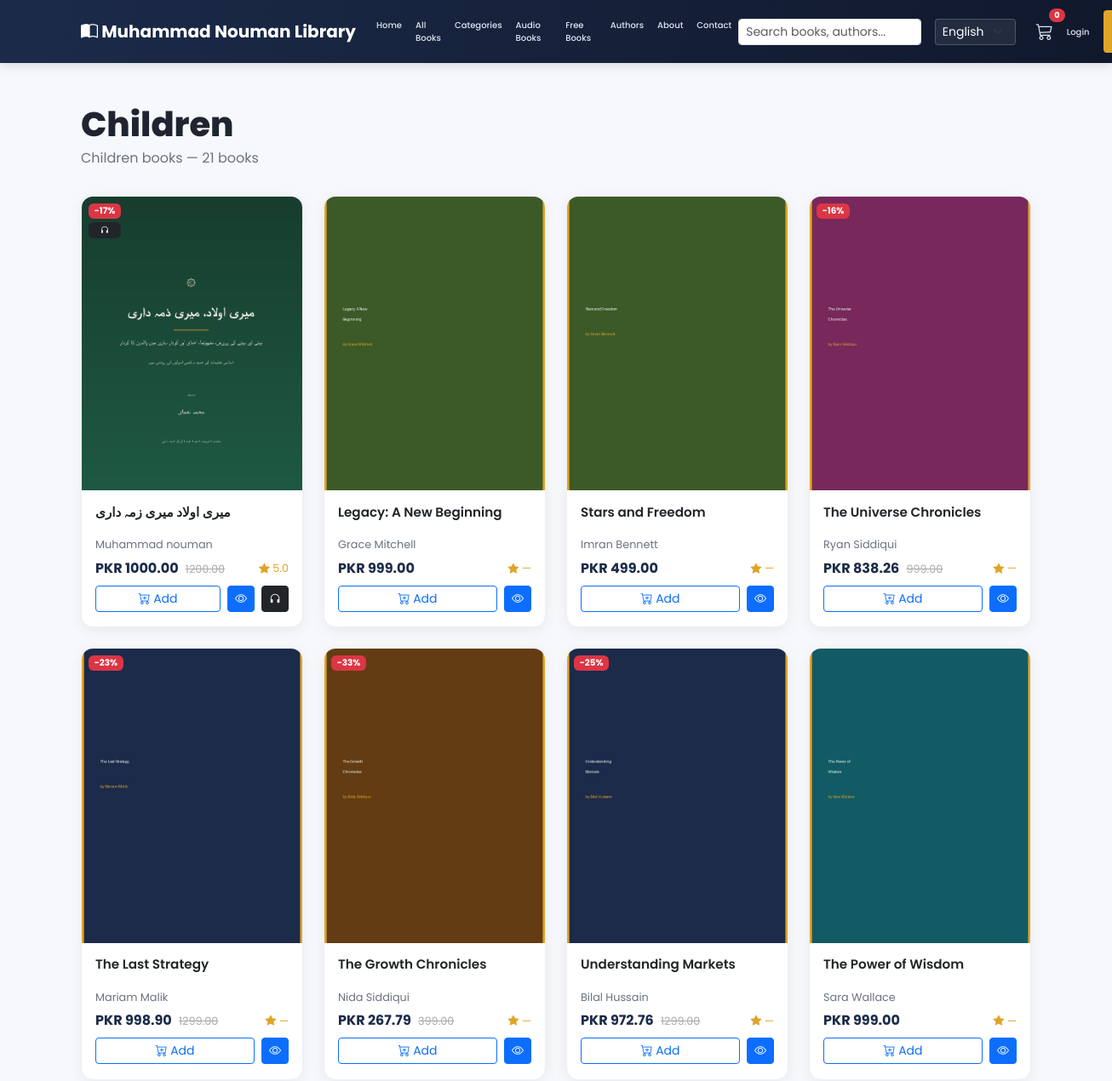
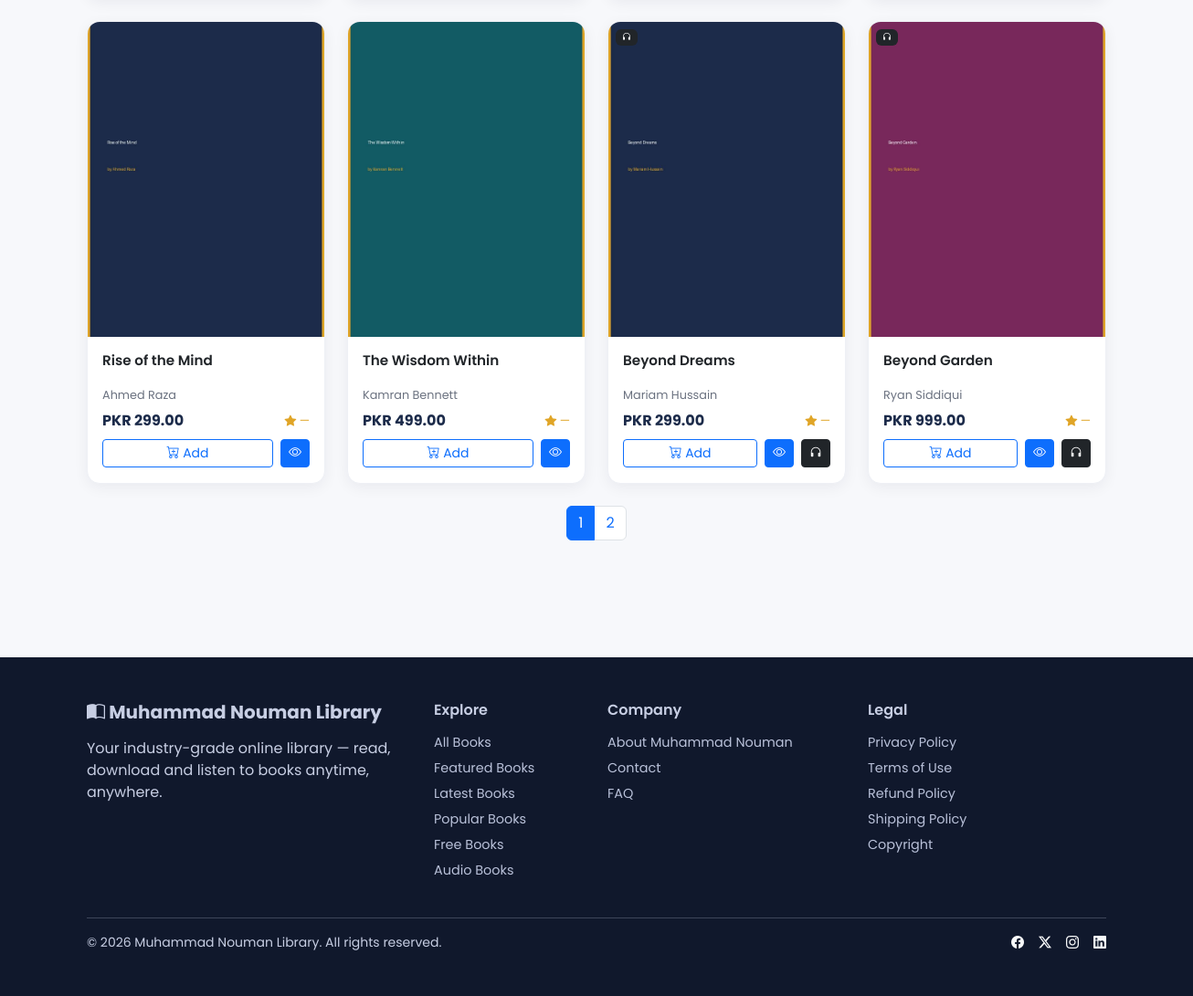
Page /category/children/ on the committed database (2 pictures, top to bottom).
### apps/categories/models.py (models this page shows, shortened)
class Category(models.Model):
    name = models.CharField(max_length=120, unique=True)
    slug = models.SlugField(max_length=140, unique=True, blank=True)
    description = models.TextField(blank=True)
    icon = models.CharField(max_length=60, blank=True, help_text="Bootstrap icon class, e.g. bi-book")
    is_active = models.BooleanField(default=True)
    created_at = models.DateTimeField(auto_now_add=True)
    class Meta:
        verbose_name_plural = "Categories"
        ordering = ['name']

### apps/books/models.py (models this page shows, shortened)
class Book(models.Model):
    LANGUAGE_CHOICES = [
        ('en', 'English'),
        ('ur', 'Urdu'),
        ('ar', 'Arabic'),
    ]
    title = models.CharField(max_length=250)
    slug = models.SlugField(max_length=270, unique=True, blank=True)
    author = models.ForeignKey(Author, on_delete=models.CASCADE, related_name='books')
    category = models.ForeignKey(Category, on_delete=models.CASCADE, related_name='books')
    description = models.TextField(blank=True)
    short_description = models.CharField(max_length=300, blank=True)
    language = models.CharField(max_length=10, choices=LANGUAGE_CHOICES, default='en')
    pages = models.PositiveIntegerField(default=0)
    isbn = models.CharField(max_length=20, blank=True)
    published_date = models.DateField(null=True, blank=True)
    price = models.DecimalField(max_digits=8, decimal_places=2, default=0)
    discount_price = models.DecimalField(max_digits=8, decimal_places=2, null=True, blank=True)
    cover = models.ImageField(upload_to='covers/', blank=True, null=True)
    pdf_file = models.FileField(upload_to='books/', blank=True, null=True)
    audio_file = models.FileField(upload_to='audio/', blank=True, null=True)
    preview_pages = models.PositiveIntegerField(default=10, help_text="Pages visible in free preview")
    is_featured = models.BooleanField(default=False)
    is_free = models.BooleanField(default=False)
    is_published = models.BooleanField(default=True)
    is_bestseller = models.BooleanField(default=False)
    views_count = models.PositiveIntegerField(default=0)
    downloads_count = models.PositiveIntegerField(default=0)
    created_at = models.DateTimeField(auto_now_add=True)
    updated_at = models.DateTimeField(auto_now=True)
    class Meta:
        ordering = ['-created_at']
        indexes = [
            models.Index(fields=['is_published', 'is_featured']),
            models.Index(fields=['is_published', 'is_free']),
        ]
    def get_absolute_url(self):
        return reverse('books:detail', args=[self.slug])
    @property
    def final_price(self):
        if self.is_free:
            return 0
        if self.discount_price:
            return self.discount_price
        return self.price
    @property
    def has_discount(self):
        return bool(self.discount_price and self.discount_price < self.price)
    @property
    def discount_percent(self):
        if self.has_discount and self.price:
            return round((1 - (self.discount_price / self.price)) * 100)
        return 0
    @property
    def has_audio(self):
        return bool(self.audio_file)
    @property
    def average_rating(self):
        agg = self.reviews.filter(is_approved=True).aggregate(models.Avg('rating'))
        return round(agg['rating__avg'] or 0, 1)

class Author(models.Model):
    name = models.CharField(max_length=150)
    slug = models.SlugField(max_length=170, unique=True, blank=True)
    bio = models.TextField(blank=True)
    photo = models.ImageField(upload_to='authors/', blank=True, null=True)
    class Meta:
        ordering = ['name']

### apps/categories/views.py (the view)
# urls.py: path('<slug:slug>/', views.category_detail, name='detail'),
def category_detail(request, slug):
    category = get_object_or_404(Category, slug=slug, is_active=True)
    books_qs = Book.objects.filter(category=category, is_published=True)
    paginator = Paginator(books_qs, 12)
    page = paginator.get_page(request.GET.get('page'))
    context = {'category': category, 'page_obj': page, 'books': page.object_list}
    if request.headers.get('x-requested-with') == 'XMLHttpRequest':
        return render(request, 'books/_book_grid.html', context)
    return render(request, 'books/category_detail.html', context)

### apps/categories/context_processors.py (called while the page is built)
def category_menu(request):
    categories = Category.objects.filter(is_active=True).order_by('name')
    return {'nav_categories': categories}

### apps/core/context_processors.py (called while the page is built)
def site_settings(request):
    return {
        'SITE_NAME': settings.SITE_NAME,
        'CURRENCY': settings.CURRENCY,
    }

### apps/orders/cart.py (called while the page is built)
    def __len__(self):
        return sum(item['quantity'] for item in self.cart.values())

    def get_total_price(self):
        return sum(Decimal(item['price']) * item['quantity'] for item in self.cart.values())

### apps/orders/context_processors.py (called while the page is built)
def cart_summary(request):
    cart = getattr(request, 'cart', None)
    if cart is None:
        return {'cart_count': 0, 'cart_total': 0}
    return {'cart_count': len(cart), 'cart_total': cart.get_total_price()}

### templates/books/category_detail.html (shortened to what this page needs)
{% extends "base.html" %}
{% load i18n %}
{% block content %}
<div class="container py-5">
  <h1 class="section-title">{{ category.name }}</h1>
  <p class="section-sub">{{ category.description|default:"" }} — <span id="resultCount">{{ page_obj.paginator.count }}</span> {% trans "books" %}</p>
  <div id="bookGrid">
    {% include "books/_book_grid.html" %}
  </div>
</div>
{% endblock %}

### templates/books/_book_card.html (shortened to what this page needs)
{% load i18n %}
<div class="col-6 col-md-4 col-lg-3">
  <div class="book-card">
    <a href="{{ book.get_absolute_url }}" class="cover-wrap d-block">
      {% if book.cover %}
        <img src="{{ book.cover.url }}" alt="{{ book.title }}" loading="lazy">
      {% else %}
        <img src="https://placehold.co/300x400/1c2b4a/fff?text={{ book.title|urlencode }}" alt="{{ book.title }}" loading="lazy">
      {% endif %}
      <div class="badges">
        {% if book.has_discount %}<span class="badge bg-danger">-{{ book.discount_percent }}%</span>{% endif %}
        {% if book.has_audio %}<span class="badge bg-dark"><i class="bi bi-headphones"></i></span>{% endif %}
      </div>
    </a>
    <div class="body">
      <div class="title"><a href="{{ book.get_absolute_url }}" class="text-decoration-none text-dark">{{ book.title }}</a></div>
      <div class="author">{{ book.author.name }}</div>
      <div class="d-flex justify-content-between align-items-center">
        <div class="price">
          {% if book.is_free %}{% trans "Free" %}
          {% else %}{{ CURRENCY }} {{ book.final_price }}
            {% if book.has_discount %}<span class="old">{{ book.price }}</span>{% endif %}
          {% endif %}
        </div>
        <div class="rating"><i class="bi bi-star-fill"></i> {{ book.average_rating|default:"—" }}</div>
      </div>
      <div class="d-flex gap-2 mt-2 icon-actions">
        <button class="btn btn-sm btn-outline-primary flex-fill js-add-to-cart" data-book-id="{{ book.id }}">
          <i class="bi bi-cart-plus"></i> {% trans "Add" %}
        </button>
        <a href="{{ book.get_absolute_url }}" class="btn btn-sm btn-primary"><i class="bi bi-eye"></i></a>
        {% if book.has_audio %}
        <button class="btn btn-sm btn-dark js-listen-audio" data-audio-url="{{ book.audio_file.url }}" data-title="{{ book.title }}"><i class="bi bi-headphones"></i></button>
        {% endif %}
      </div>
    </div>
  </div>
</div>

### static/css/style.css (style rules this page uses)
:root { --mnl-primary: #1c2b4a; --mnl-primary-dark: #10182c; --mnl-accent: #e0a527; --mnl-accent-dark: #c78f1c; --mnl-bg: #f7f8fb; --mnl-card: #ffffff; --mnl-text: #1f2430; --mnl-muted: #6b7280; --radius: 14px; }
body { font-family: 'Poppins', system-ui, sans-serif; background: var(--mnl-bg); color: var(--mnl-text); }
.section-title { font-weight: 800; margin-bottom: .25rem; }
.section-sub { color: var(--mnl-muted); margin-bottom: 2rem; }
.book-card { background: var(--mnl-card); border-radius: var(--radius); overflow: hidden; box-shadow: 0 4px 16px rgba(20,25,50,.06); transition: transform .18s ease, box-shadow .18s ease; height: 100%; border: 1px solid #eef0f5; }
.book-card .cover-wrap { position: relative; aspect-ratio: 3/4; background: #e9ecf3; overflow: hidden; }
.book-card .cover-wrap img { width: 100%; height: 100%; object-fit: cover; }
.book-card .badges { position: absolute; top: .5rem; left: .5rem; display: flex; flex-direction: column; gap: .3rem; }
.book-card .badges .badge { font-size: .65rem; }
.book-card .body { padding: .9rem 1rem 1.1rem; }
.book-card .title { font-weight: 600; font-size: .95rem; display: -webkit-box; -webkit-line-clamp: 2; -webkit-box-orient: vertical; overflow: hidden; min-height: 2.6em; }
.book-card .author { color: var(--mnl-muted); font-size: .8rem; margin-bottom: .4rem; }
.book-card .price { font-weight: 700; color: var(--mnl-primary); }
.book-card .price .old { text-decoration: line-through; color: #aaa; font-weight: 400; font-size: .8rem; margin-left: .3rem; }
.book-card .rating { color: var(--mnl-accent); font-size: .8rem; }
.book-card .icon-actions { display: flex; gap: .4rem; }
.book-card .icon-actions .btn { padding: .25rem .5rem; }

### rows in the picture
Category: name "Children", description "Children books"
Book: cover (picture), discount_percent "17", title "میری اولاد میری زمہ داری", author.name "Muhammad nouman", CURRENCY "PKR", final_price "1000.00", price "1200.00", average_rating "5.0"
Book: cover (picture), title "Legacy: A New Beginning", author.name "Grace Mitchell", CURRENCY "PKR", final_price "999.00", average_rating "—"
Book: cover (picture), title "Stars and Freedom", author.name "Imran Bennett", CURRENCY "PKR", final_price "499.00", average_rating "—"
Book: cover (picture), discount_percent "16", title "The Universe Chronicles", author.name "Ryan Siddiqui", CURRENCY "PKR", final_price "838.26", price "999.00", average_rating "—"
Book: cover (picture), discount_percent "23", title "The Last Strategy", author.name "Mariam Malik", CURRENCY "PKR", final_price "998.90", price "1299.00", average_rating "—"
Book: cover (picture), discount_percent "33", title "The Growth Chronicles", author.name "Nida Siddiqui", CURRENCY "PKR", final_price "267.79", price "399.00", average_rating "—"
Book: cover (picture), discount_percent "25", title "Understanding Markets", author.name "Bilal Hussain", CURRENCY "PKR", final_price "972.76", price "1299.00", average_rating "—"
Book: cover (picture), title "The Power of Wisdom", author.name "Sara Wallace", CURRENCY "PKR", final_price "999.00", average_rating "—"
Book: cover (picture), title "Rise of the Mind", author.name "Ahmed Raza", CURRENCY "PKR", final_price "299.00", average_rating "—"
Book: cover (picture), title "The Wisdom Within", author.name "Kamran Bennett", CURRENCY "PKR", final_price "499.00", average_rating "—"
Book: cover (picture), title "Beyond Dreams", author.name "Mariam Hussain", CURRENCY "PKR", final_price "299.00", average_rating "—"
Book: cover (picture), title "Beyond Garden", author.name "Ryan Siddiqui", CURRENCY "PKR", final_price "999.00", average_rating "—"

### other values in the picture
{{ SITE_NAME }} "Muhammad Nouman Library"
{{ cart_count }} "0"
{{ page_obj.paginator.count }} "21"
{{ num }} "1" "2"
form field language "English"
